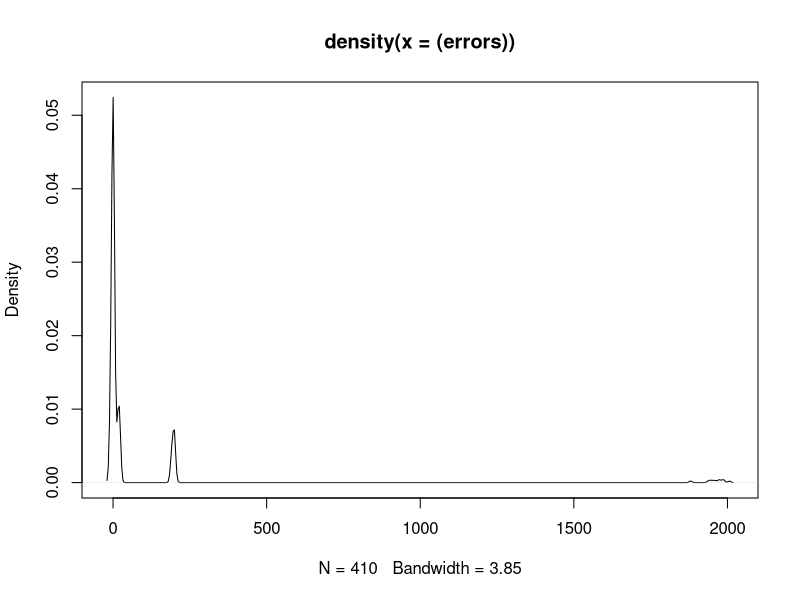
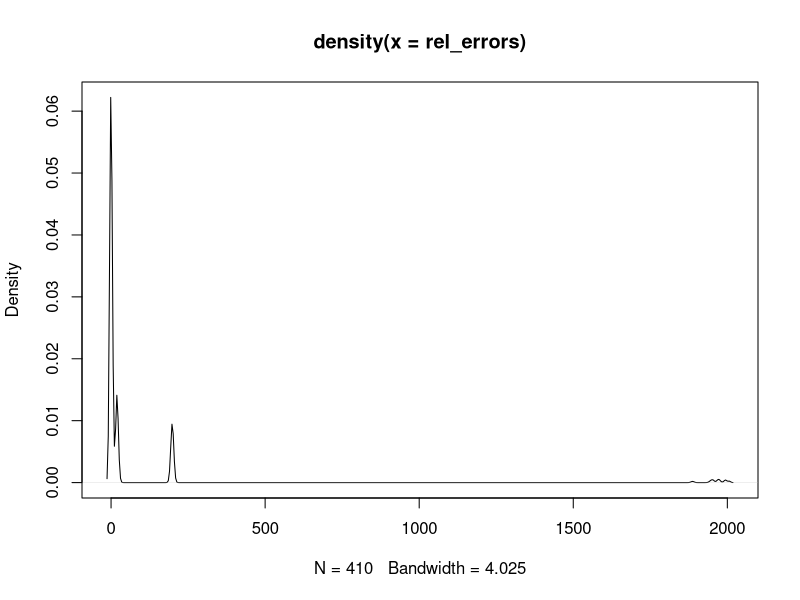
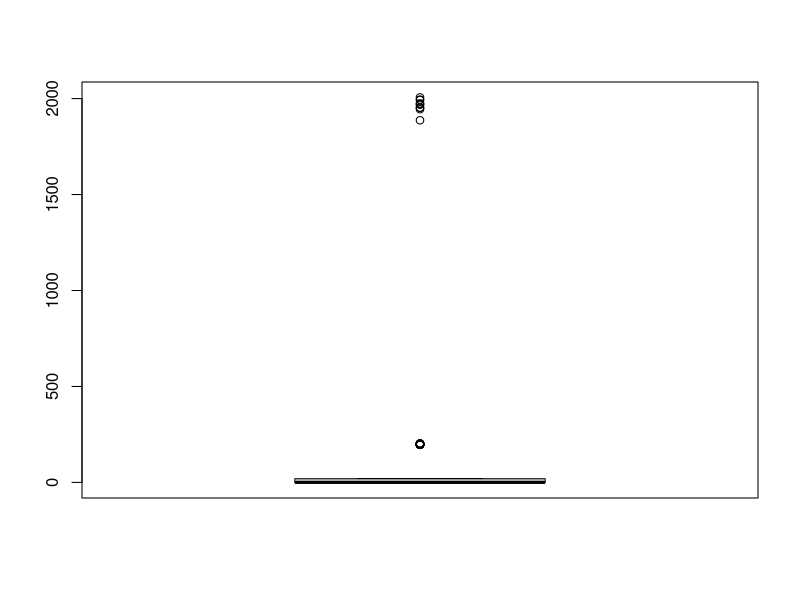
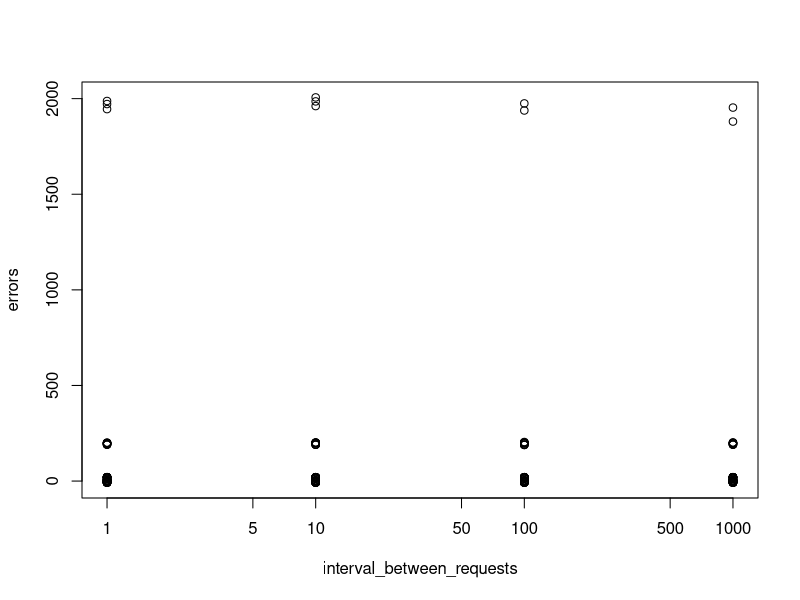
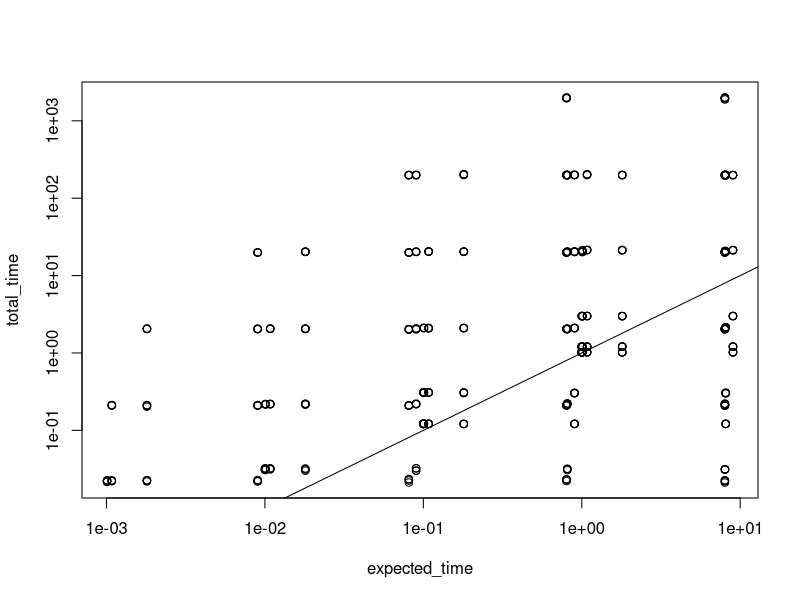
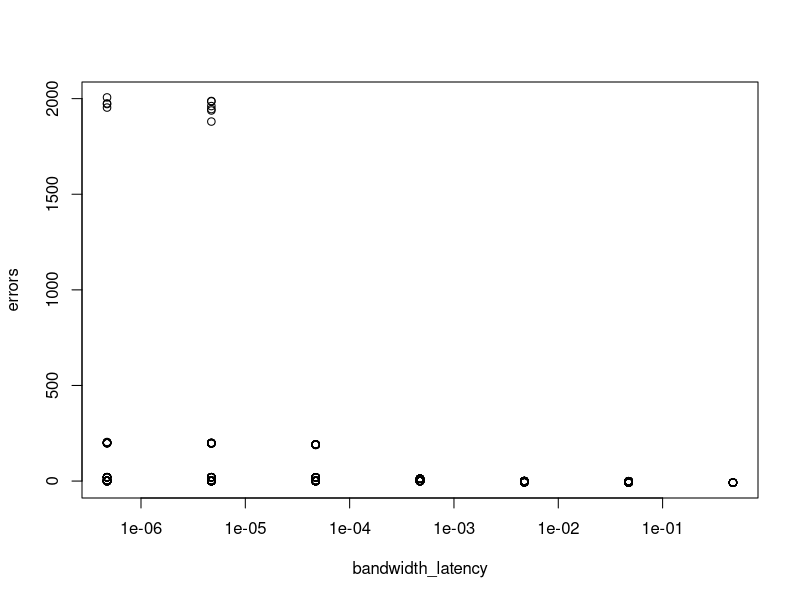

R code for these plots, in order:
data <- read.csv("results_incomplete.csv", header = FALSE)
names(data) <- c("num_requests", "response_size", "database_latency", "bandwidth", "interval_between_requests", "total_time")
data$total_time <- data$total_time / 1e9
attach(data)

NODE_SIZE <- 61.94
MB <- bitwShiftL(1, 20)
expected_time <- num_requests * (database_latency / 1000 + response_size * 8 / bandwidth) +
  (num_requests - 1) * interval_between_requests / 1000 # seconds
bandwidth_latency <- NODE_SIZE / (bandwidth / 8 * MB) # seconds

errors <- total_time - expected_time
plot(density((errors)))
summary(errors)

rel_errors <- total_time - expected_time / expected_time
plot(density(rel_errors))
summary(rel_errors)
boxplot(rel_errors)

# All negative
big_errors <- errors[errors < -60 | errors > 60]
length(big_errors) / length(errors)
summary(big_errors)

small_errors <- errors[errors > -60 & errors < 60]
length(small_errors) / length(errors)

plot(interval_between_requests, errors, log = "x")
summary(expected_time)
plot(expected_time, total_time, log = "xy")
abline(0, 1, untf = TRUE)
plot(bandwidth_latency, errors, log = "x")

data[errors < -7000, ]

# Let's try to fit a linear model?
regression <- lm(total_time ~ num_requests * response_size * database_latency * bandwidth * interval_between_requests)
summary(regression)
